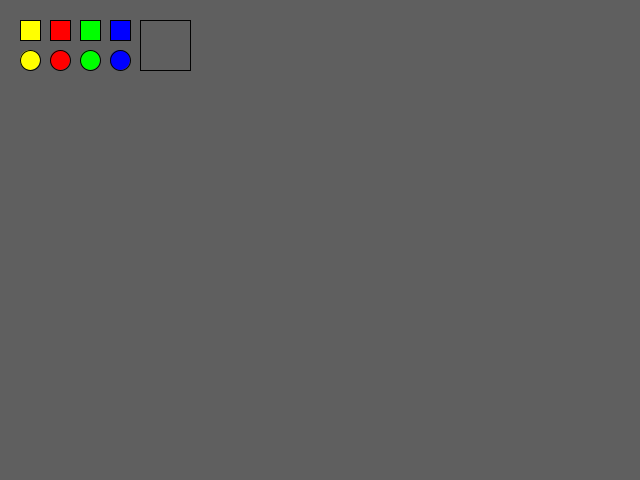
Frame 1 (no input)
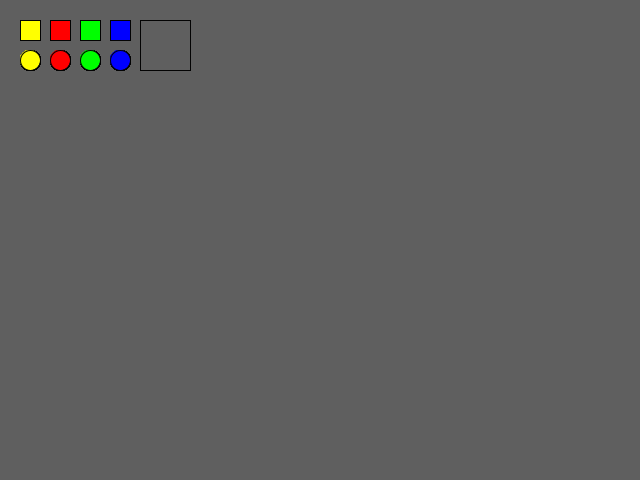
Frame 60 (the mouse pressed at the canvas centre just before this capture)
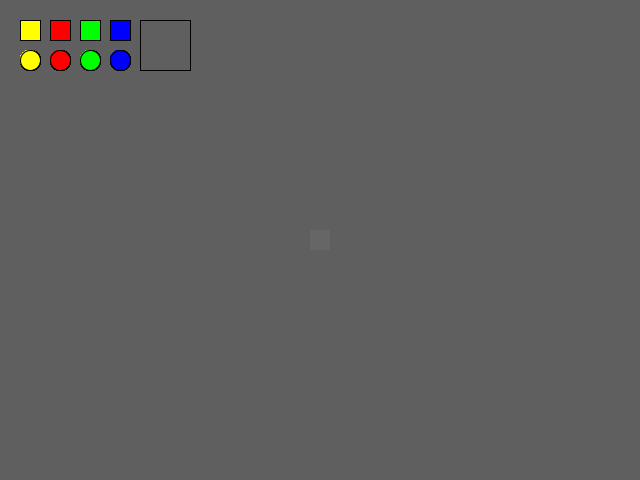
Frame 120 (the mouse held since frame 60 and released just before this capture)

The Processing sketch that drew these frames (run headless with seeded random() and noise(); from frame 60 on, the mouse is pressed at the canvas centre):

// Processing sketch: processing_26755
// ── processing_26755.pde

int Yellow;
int Red;
int Green;
int Blue;
int Grey;
int LightGrey;
color currentColor;
boolean typeIsRect;


void setup()
{
 size(640,480);
 background(95);
 frameRate(60);

 Yellow = color(255,255,0);
 Red = color(255,0,0);
 Green = color(0,255,0);
 Blue = color(0,0,255);
 Grey = color(95);
 LightGrey = color(95);
 currentColor = color(102);
 typeIsRect = true;
 

}

//buttons for painting
void draw()
{
 stroke(3);
 smooth();

 fill(Yellow);
 rect(20,20,20,20);
 fill(Red);
 rect(50,20,20,20);
 fill(Green);
 rect(80,20,20,20);
 fill(Blue);
 rect(110,20,20,20);
 
 //eraser
 fill(Grey);
 rect(140,20,50,50);
 
 fill(Yellow);
 ellipse(30,60,20,20);
 fill(Red);
 ellipse(60,60,20,20);
 fill(Green);
 ellipse(90,60,20,20);
 fill(Blue);
 ellipse(120,60,20,20);

 // Paints if mouse is pressed
 if (mousePressed)
 {
   noStroke();
   fill(currentColor);
   if (typeIsRect)
   {
     if ((mouseX>140) && (mouseY>20) && (mouseX<190) && (mouseY<70))
     {
       rect(mouseX-25,mouseY-25,50,50);
     }
     else
     {
       rect(mouseX-10,mouseY-10,20,20);
     }
   }
   else
   {
     ellipse(mouseX,mouseY,20,20);
   }
 }
}

void mousePressed()
{
//rectangle brush
//yellow
if ((mouseX>20) && (mouseY>20) && (mouseX<40) && (mouseY<40))
 {
   typeIsRect = true;
   currentColor = color(Yellow);
 }
 
 //red
 if ((mouseX>50) && (mouseY>20) && (mouseX<70) && (mouseY<40))
 {
   typeIsRect = true;
   currentColor = color(Red);
 }
 
 //green
 if ((mouseX>80) && (mouseY>20) && (mouseX<100) && (mouseY<40))
 {
   typeIsRect = true;
   currentColor = color(Green);
 }
 
 //blue
 if ((mouseX>110) && (mouseY>20) && (mouseX<130) && (mouseY<40))
 {
   typeIsRect = true;
   currentColor = color(Blue);
 }
 
 //grey
 if ((mouseX>140) && (mouseY>20) && (mouseX<190) && (mouseY<70))
 {
   typeIsRect = true;
   currentColor = color(Grey);
 }
 
//elipses
//yellow
 if ((mouseX>20) && (mouseY>50) && (mouseX<40) && (mouseY<70))
 {
   typeIsRect = false;
   currentColor = color(Yellow);
 }
 
 //red
 if ((mouseX>50) && (mouseY>50) && (mouseX<70) && (mouseY<70))
 {
   typeIsRect = false;
   currentColor = color(Red);
 }
 
 //green
 if ((mouseX>80) && (mouseY>50) && (mouseX<100) && (mouseY<70))
 {
   typeIsRect = false;
   currentColor = color(Green);
 }
 
 //blue
 if ((mouseX>110) && (mouseY>50) && (mouseX<130) && (mouseY<70))
 {
   typeIsRect = false;
   currentColor = color(Blue);
 }
}
